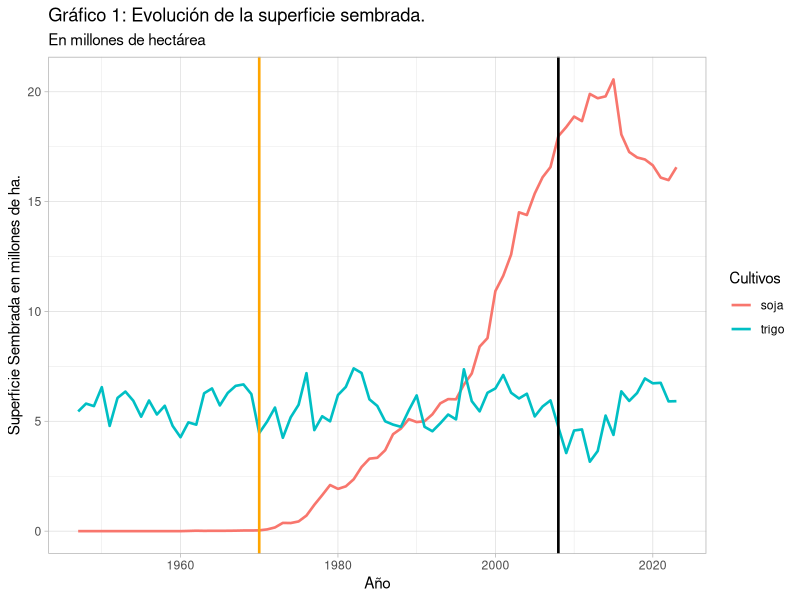
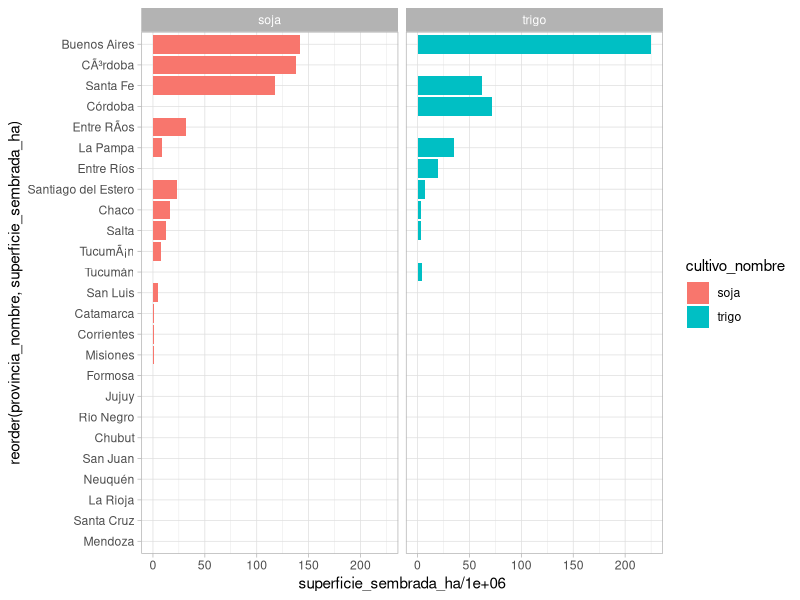

Here is the R script that generated these plots, in order:
## ---- chunk 1
#| message: false
#| warning: false
#| include: false
#| paged-print: false
library(tidyverse)
maiz_serie_1923_2023 <- read_csv("data/maiz-serie-1923-2023.csv", 
                                 col_types = cols(anio = col_integer()), 
                                 locale = locale(encoding = "latin1"))

soja_serie_1941_2023 <- read_csv("data/soja-serie-1941-2023.csv", 
                                 col_types = cols(anio = col_integer()), 
                                 locale = locale(encoding = "latin1"))

trigo_serie_1927_2024 <- read_csv("data/trigo-serie-1927-2024.csv", 
                                  col_types = cols(anio = col_integer()), 
                                  locale = locale(encoding = "latin1"))
# Filtramos 1947 / 2023 para tener todos los cultivos todos los años y poder hacer otros análisis.
datos <- bind_rows(maiz_serie_1923_2023,soja_serie_1941_2023, trigo_serie_1927_2024) |> 
  filter(anio >= 1947 & anio <= 2023)

#Parámetros para todos los ggplots.

theme_set(theme_light())
options(repr.plot.width=15, repr.plot.height=8)

# Evolución de las hectareas sembradas de cada cultivo.

## ---- chunk 2
#| label: grafico 1
#| echo: false
#| message: false
#| warning: false
#| paged-print: false

datos |> 
  group_by(anio, cultivo_nombre) |> 
  summarise(superficie_sembrada_ha_total = sum(superficie_sembrada_ha)) |> 
    ggplot() +
      aes(x = anio, y = superficie_sembrada_ha_total / 1000000, colour = factor(cultivo_nombre)) +
      geom_line(size = 0.9) +
      geom_vline(
        aes(xintercept = 1970),
        lwd = 0.9, lineend = "round", col = "orange"
      ) + #Comienza la siembra directa
      geom_vline(
        aes(xintercept = 2008),
        lwd = 0.9, lineend = "round", 
      ) + #Comienza la siembra directa
      labs(x = 'Año', y = 'Superficie Sembrada en millones de ha.', color = "Cultivos", title = "Gráfico 1: Evolución de la superficie sembrada.", subtitle = "En millones de hectárea") 


## ---- chunk 3
#| echo: false
#| message: false
#| warning: false
#| paged-print: false

# Producción por Provincia.

datos |> 
  group_by(provincia_nombre, cultivo_nombre) |> 
  summarise(superficie_sembrada_ha = sum(superficie_sembrada_ha)) |> 
  ggplot() +
    aes(x = superficie_sembrada_ha / 1000000, y = reorder(provincia_nombre, superficie_sembrada_ha), fill = cultivo_nombre) +
    geom_bar(stat='identity') + 
    facet_wrap(~ cultivo_nombre) 
